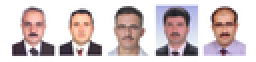
%> input picture bilgisayarli-gorme/bölüm-8_matlab/hoca_listesi2.png, 128 x 31 px, shrunk from 907 x 221 before the run (shown 2 times larger); the run also reads 1 picture not shown here
$ octave sablon_esleme2.m   (GNU Octave 9; MATLAB toolbox functions it lacks are replaced by stand-ins)
%> lines starting %> are read from the running program, lines starting %| are printed output that depends on the picture
clc;
clear all;
tic;
pozKatsayi = 0;
pozKatDizi = zeros(50,1);
temp=imread('p_msaribiyik3.png');
list=imread('hoca_listesi2.png');
%> list is the input picture: size 31x128x3 uint8; mean R, G, B 211.9, 198.5, 199.4

tempG=rgb2gray(temp);
listG=rgb2gray(list);
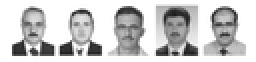
%> listG: size 31x128 uint8 (shown 2 times larger); min 27, max 255, mean 202.6

[sat,sut]=size(listG);
%> sat = 31; sut = 128
[tx,ty]=size(tempG);
%> tx = 19; ty = 14

figure(1); imshow(listG);
hold on;

r0=0.4;
for i=1:sat
   for j=1:sut
       if (i+tx<=sat && j+ty<=sut)
            ara=listG(i:i+(tx-1),j:j+(ty-1));
            r=corr2(tempG,ara);
            if r > r0
                r0 = r;
                pozKatsayi = pozKatsayi + 1;
                pozKatDizi(pozKatsayi,1) = r;
                bx=[i i    i+tx i+tx i];
                by=[j j+ty j+ty j    j];
            end
       end
       disp(['i=' num2str(i) ' -- j=' num2str(j) ' -- katsayý= ' num2str(r)]);
   end
end
%> after the loop, bx = [5 5 24 24 5]; by = [82 96 96 82 82]; pozKatDizi = 50 values, max 0.456 at index 3, min 0 at index 4, mean 0.0265; pozKatsayi = 3; r = 0.07; r0 = 0.456
plot(by,bx,'r','LineWidth',2);
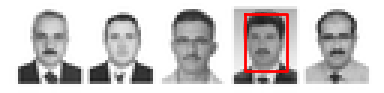
%> figure redrawn from the program's plot data; shown 3 times larger
gecenzaman=toc;
gecenzaman=round(gecenzaman,3);
